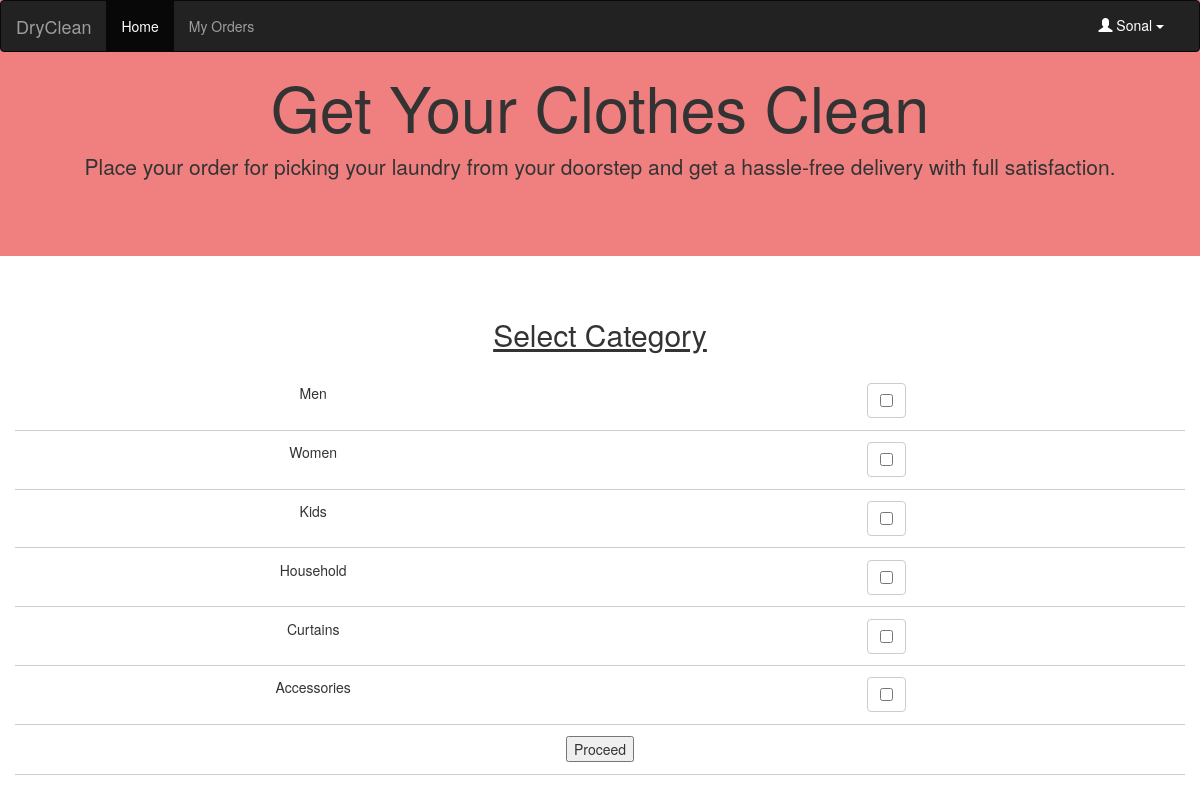
Screenshot of /home/ (signed in) with the database file from the repository.
### Order/models.py (models this page shows, shortened)
class Category(models.Model):
    category_name = models.CharField(max_length=50)

### Order/views.py (the view)
# urls.py: url(r'^home/$', views.home, name='home'),
def home(request):
    if request.user.is_authenticated():
        name = request.user.username
        name = name.title()
        cat = Category.objects.all()
        return render(request, 'Order/homepage.html', {'name': name , 'cat': cat })
    else:
        return redirect('order:login')

### Order/templates/Order/homepage.html (shortened to what this page needs)
{% extends 'User/base.html' %}
{% block head %}
    {% load staticfiles %}
    <link rel="stylesheet" type="text/css" href="{% static 'Order/home.css' %}">
{% endblock %}
{% block body %}
<div class="jumbotron text-center" style="background-color: lightcoral; padding:0 0 5% 0;  width: auto;">
  {% include 'Order/nav.html' %}
  <h1>Get Your Clothes Clean</h1>
  <p>Place your order for picking your laundry from your doorstep and get a hassle-free delivery with full satisfaction.</p>
</div>
<div class="category col-sm-12">
    <div class="container text-center">
    <h2>Select Category</h2>
    <form action="{% url 'order:items' %}" method="post">
            <div id="boom">
            {% for c in cat %}
                <div class="row">
                    <div class="col-sm-6">{{ c.category_name }}</div>
                    <div class="col-sm-6"><label class="btn btn-default">
				        <input type="checkbox" class="check" name="options" value={{ c.category_name }} autocomplete="off">
                        </label>
                    </div>
                </div>
            {% endfor %}
            </div>
        <div class="row">
            <input type="submit" id="proceed" value="Proceed">
        </div>
    </form>
    </div>
</div>
{% endblock %}

### Order/static/Order/home.css (style rules this page uses)
.category { height: auto; }
h2 { text-decoration: underline; padding: 1%; }
.row { border-bottom: 1px solid #ccc; padding: 1%; }

### rows the page displays
Category: category_name "Men"
Category: category_name "Women"
Category: category_name "Kids"
Category: category_name "Household"
Category: category_name "Curtains"
Category: category_name "Accessories"

### other values shown
{{ name }} "Sonal"
